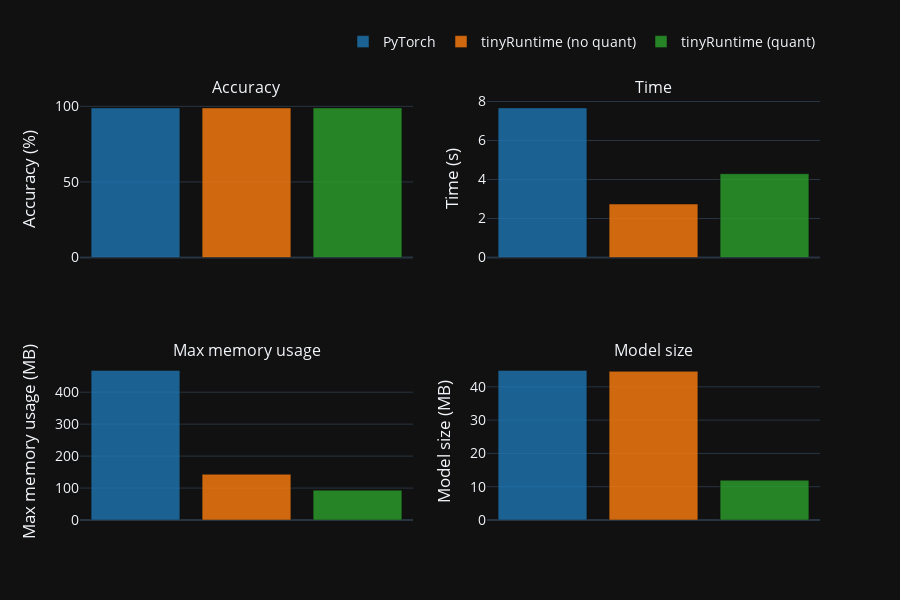

Notebook source saved alongside this figure:
### Markdown cell above
## ARM64

### Code cell
#| label: fig-arm
#| fig-cap: "Performance comparison on ARM64"

df_arm = df[df["Architecture"] == "arm64"]
plot_perf_comp(df_arm, save_image=True)

### Figure 1 — Plotly figure (JSON) as saved in the notebook; plotly's stock layout.template omitted (floating-point values rounded to 4 significant figures)
{"data": [{"marker": {"color": "rgba(31, 119, 180, 0.8)"}, "name": "PyTorch", "showlegend": true, "type": "bar", "x": ["PyTorch"], "xaxis": "x", "y": [99], "yaxis": "y"}, {"marker": {"color": "rgba(255, 127, 14, 0.8)"}, "name": "tinyRuntime (no quant)", "showlegend": true, "type": "bar", "x": ["tinyRuntime (no quant)"], "xaxis": "x", "y": [99], "yaxis": "y"}, {"marker": {"color": "rgba(44, 160, 44, 0.8)"}, "name": "tinyRuntime (quant)", "showlegend": true, "type": "bar", "x": ["tinyRuntime (quant)"], "xaxis": "x", "y": [99], "yaxis": "y"}, {"marker": {"color": "rgba(31, 119, 180, 0.8)"}, "name": "PyTorch", "showlegend": false, "type": "bar", "x": ["PyTorch"], "xaxis": "x2", "y": [7.673], "yaxis": "y2"}, {"marker": {"color": "rgba(255, 127, 14, 0.8)"}, "name": "tinyRuntime (no quant)", "showlegend": false, "type": "bar", "x": ["tinyRuntime (no quant)"], "xaxis": "x2", "y": [2.742], "yaxis": "y2"}, {"marker": {"color": "rgba(44, 160, 44, 0.8)"}, "name": "tinyRuntime (quant)", "showlegend": false, "type": "bar", "x": ["tinyRuntime (quant)"], "xaxis": "x2", "y": [4.298], "yaxis": "y2"}, {"marker": {"color": "rgba(31, 119, 180, 0.8)"}, "name": "PyTorch", "showlegend": false, "type": "bar", "x": ["PyTorch"], "xaxis": "x3", "y": [468.3], "yaxis": "y3"}, {"marker": {"color": "rgba(255, 127, 14, 0.8)"}, "name": "tinyRuntime (no quant)", "showlegend": false, "type": "bar", "x": ["tinyRuntime (no quant)"], "xaxis": "x3", "y": [143.3], "yaxis": "y3"}, {"marker": {"color": "rgba(44, 160, 44, 0.8)"}, "name": "tinyRuntime (quant)", "showlegend": false, "type": "bar", "x": ["tinyRuntime (quant)"], "xaxis": "x3", "y": [93.5], "yaxis": "y3"}, {"marker": {"color": "rgba(31, 119, 180, 0.8)"}, "name": "PyTorch", "showlegend": false, "type": "bar", "x": ["PyTorch"], "xaxis": "x4", "y": [44.94], "yaxis": "y4"}, {"marker": {"color": "rgba(255, 127, 14, 0.8)"}, "name": "tinyRuntime (no quant)", "showlegend": false, "type": "bar", "x": ["tinyRuntime (no quant)"], "xaxis": "x4", "y": [44.66], "yaxis": "y4"}, {"marker": {"color": "rgba(44, 160, 44, 0.8)"}, "name": "tinyRuntime (quant)", "showlegend": false, "type": "bar", "x": ["tinyRuntime (quant)"], "xaxis": "x4", "y": [11.95], "yaxis": "y4"}], "layout": {"annotations": [{"font": {"size": 16}, "showarrow": false, "text": "Accuracy", "x": 0.225, "xanchor": "center", "xref": "paper", "y": 1, "yanchor": "bottom", "yref": "paper"}, {"font": {"size": 16}, "showarrow": false, "text": "Time", "x": 0.775, "xanchor": "center", "xref": "paper", "y": 1, "yanchor": "bottom", "yref": "paper"}, {"font": {"size": 16}, "showarrow": false, "text": "Max memory usage", "x": 0.225, "xanchor": "center", "xref": "paper", "y": 0.375, "yanchor": "bottom", "yref": "paper"}, {"font": {"size": 16}, "showarrow": false, "text": "Model size", "x": 0.775, "xanchor": "center", "xref": "paper", "y": 0.375, "yanchor": "bottom", "yref": "paper"}], "font": {"size": 14}, "height": 600, "legend": {"itemclick": false, "itemdoubleclick": false, "orientation": "h", "x": 1, "xanchor": "right", "y": 1.1, "yanchor": "bottom"}, "width": 900, "xaxis": {"anchor": "y", "domain": [0, 0.45], "showticklabels": false}, "xaxis2": {"anchor": "y2", "domain": [0.55, 1], "showticklabels": false}, "xaxis3": {"anchor": "y3", "domain": [0, 0.45], "showticklabels": false}, "xaxis4": {"anchor": "y4", "domain": [0.55, 1], "showticklabels": false}, "yaxis": {"anchor": "x", "domain": [0.625, 1], "title": {"text": "Accuracy (%)"}}, "yaxis2": {"anchor": "x2", "domain": [0.625, 1], "title": {"text": "Time (s)"}}, "yaxis3": {"anchor": "x3", "domain": [0, 0.375], "title": {"text": "Max memory usage (MB)"}}, "yaxis4": {"anchor": "x4", "domain": [0, 0.375], "title": {"text": "Model size (MB)"}}}}
